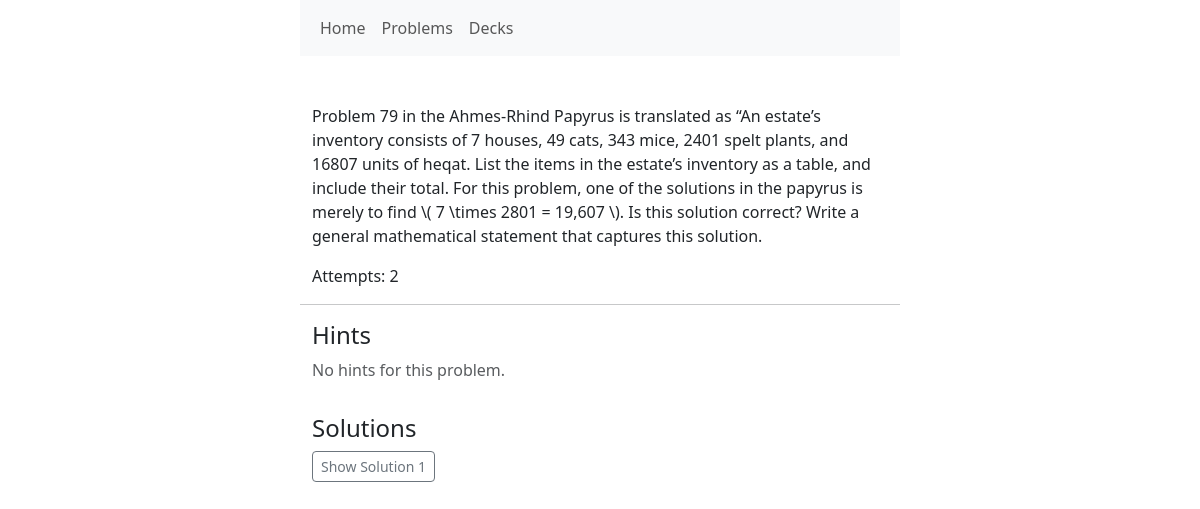
The page /problems/1/ on the database its author committed.
### problems/models.py (models this page shows, shortened)
class Problem(models.Model):
    body = models.TextField()
    pub_date = models.DateTimeField("date published", default=timezone.now)
    tags = TaggableManager(through=TaggedProblem)
    book_source = models.ForeignKey(
        'BookSource',
        on_delete=models.SET_NULL,
        null=True, blank=True
    )
    page_number = models.PositiveIntegerField(null=True, blank=True)
    problem_number = models.CharField(max_length=50, null=True, blank=True)
    class Meta:
        verbose_name = "problem"
        verbose_name_plural = "problems"
        ordering = ['-pub_date']

class Solution(models.Model):
    body = models.TextField()
    problem = models.ForeignKey(Problem, on_delete=models.CASCADE, related_name='solutions')

### problems/views.py (the view)
# urls.py: path("problems/<int:pk>/", views.ProblemDetailView.as_view(), name="problem-detail"),
class ProblemDetailView(DetailView):
    model = Problem

### problems/templatetags/problem_tags.py (called while the page is built)
@register.filter(name='render_problem_links')
def render_problem_links(text):
    def replace_link(match):
        problem_id = match.group(1)
        try:
            problem = Problem.objects.get(pk=problem_id)
            url = reverse('problems:problem-detail', args=[problem.id])
            link_text = (problem.body[:30] + '...') if len(problem.body) > 30 else problem.body
            return format_html('<a href="{}">{}</a>', url, link_text)
        except Problem.DoesNotExist:
            return f"[[Invalid Problem ID: {problem_id}]]"
    pattern = re.compile(r'\[\[problem:(\d+)\]\]')
    return pattern.sub(replace_link, text)

### problems/templates/problems/problem_detail.html
{% extends "base.html" %}
{% block content %}
    {% include 'problems/includes/problem_full.html' %}
{% endblock %}

### problems/templates/problems/includes/problem_full.html (shortened to what this page needs)
{% include 'problems/includes/problem_display.html' %}
<hr>
<h4>Hints</h4>
<div class="d-grid gap-2 mb-3">
    {% for hint in object.hints.all %}
        <div class="mb-2">
            <button class="btn btn-sm btn-outline-secondary" type="button" data-bs-toggle="collapse" data-bs-target="#hint-{{ forloop.counter }}" aria-expanded="false" aria-controls="hint-{{ forloop.counter }}">
                Show Hint {{ forloop.counter }}
            </button>
            <div class="collapse mt-2" id="hint-{{ forloop.counter }}">
                <div class="card card-body">
                    {{ hint.body|safe }}
                </div>
            </div>
        </div>
    {% empty %}
        <p class="text-muted">No hints for this problem.</p>
    {% endfor %}
</div>
<h4>Solutions</h4>
<div class="d-grid gap-2 mb-3">
    {% for solution in object.solutions.all %}
        <div class="mb-2">
            <button class="btn btn-sm btn-outline-secondary" type="button" data-bs-toggle="collapse" data-bs-target="#solution-{{ forloop.counter }}" aria-expanded="false" aria-controls="solution-{{ forloop.counter }}">
                Show Solution {{ forloop.counter }}
            </button>
        </div>
    {% empty %}
        <p class="text-muted">No solutions for this problem.</p>
    {% endfor %}
</div>

### problems/templates/problems/includes/problem_display.html
{% load problem_tags %}
<p>{{ object.body|render_problem_links|safe }}</p>
<p>Attempts: {{ object.attempts.count }}</p>

### rows shown on the page
Problem: body|render_problem_links "Problem 79 in the Ahmes-Rhind Papyrus is translated as “An estate’s inventory consists of 7 houses, 49 cats, 343 mice, 2401 spelt plants, and 16807 units of heqat. List the items in the estate’s inventory as a table, and include their total. For this problem, one of the solutions in the papyrus is merely to find \\( 7 \\times 2801 = 19,607 \\). Is this solution correct? Write a general mathematical statement that captures this solution.", attempts.count "2"
